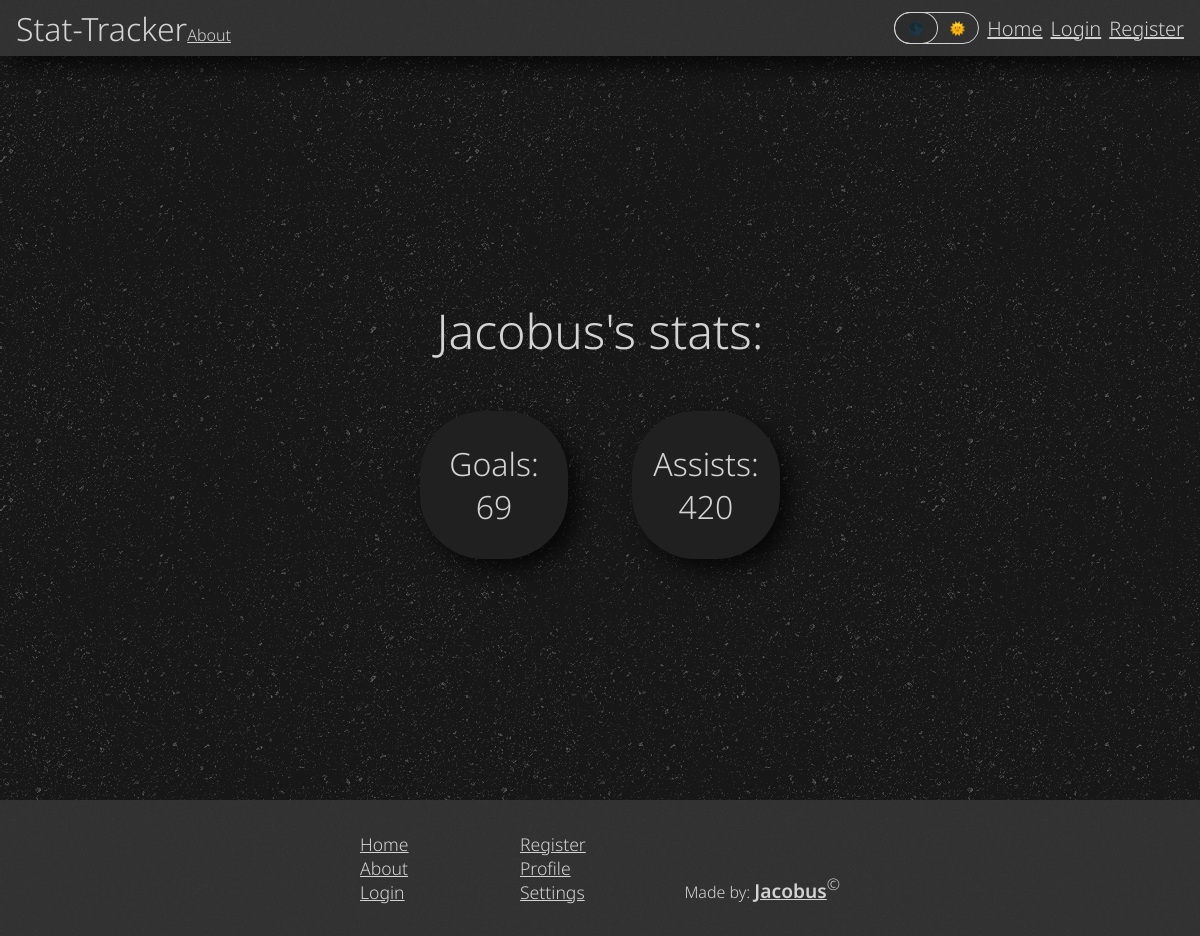
Page /pages/profile.php?user=23 on the committed database.
### tables this page shows
CREATE TABLE `users` (
  `id` int(11) NOT NULL,
  `name` varchar(40) NOT NULL,
  `email` varchar(255) NOT NULL,
  `password` varchar(255) NOT NULL,
  `goals` int(32) NOT NULL DEFAULT 0,
  `assists` int(32) NOT NULL DEFAULT 0,
  `login_token` varchar(255) DEFAULT NULL,
  `admin` int(11) NOT NULL DEFAULT 0
);

### php/user_profile.php (called while the page is built, shortened)
<?php
class Profile {
    private $conn;
    public function __construct($id) {
        $this->conn = $conn;
        try{
            $this->setUserData($id);
        }catch(Exception $e){
            return $e->getMessage();
        }
    }
    private function setUserData($id) {
        $stmt = $this->conn->prepare("SELECT * FROM users WHERE id=?");
        $result = $stmt->execute([$id]);
        $stmt->execute([$id]);
        $data = $stmt->fetchAll(PDO::FETCH_ASSOC);
        $this->name = $data[0]["name"];
        $this->goals = $data[0]["goals"];
        $this->assists = $data[0]["assists"];
    }
}
?>

### pages/profile.php (the view, shortened to what this page needs)
<?php
    require_once "../php/user_profile.php";
    $user = new User();
    if(isset($_GET["user"])){
        $profile = new Profile($_GET["user"]);
    }
?>
<!DOCTYPE html>
<html lang="en">
<head>
    <link rel="stylesheet" href="../styles/main.css">
    <link rel="stylesheet" href="../styles/stats.css">
    <link rel="stylesheet" href="../styles/profile.css">
</head>
<body>
    <?php require_once("header.php"); ?>
    <?php if(isset($profile) && !$profile){?>
        <div class="center">
            <p>User Profile Not Found</p>
            <a href="profile.php?user=<?php echo $user->id ?>" class="button">Click here to get back to your profile</a>
        </div>
    <?php }else{ ?>
        <div class="center">
            <p><?php
                if(isset($profile)){
                    print($profile->name);
                }else{
                    print($user->name);
                }
            ?>'s stats:</p>
            <div class="stat-wrapper">
                <div class="stat-card shadow" data-tilt data-tilt-glare data-tilt-max-glare="0.1">
                    <p class="stat-card-counter-text">Goals:</p>
                    <p class="stat-card-counter-number"><?php
                        if(isset($profile)){
                            print($profile->goals);
                        }else{
                            print($user->goals);
                        }
                    ?></p>
                </div>
                <div class="stat-card shadow" data-tilt data-tilt-glare data-tilt-max-glare="0.1">
                    <p class="stat-card-counter-text">Assists:</p>
                    <p class="stat-card-counter-number"><?php
                        if(isset($profile)){
                            print($profile->assists);
                        }else{
                            print($user->assists);
                        }
                    ?></p>
                </div>
            </div>
        </div>
    <?php } ?>
    <?php require_once("footer.php"); ?>
</body>
</html>

### styles/main.css (style rules this page uses)
:root { --header-color: hsl(0, 0%, 20%); --text-color: hsl(0, 0%, 83%); --background-color: hsl(0, 0%, 9%); --accent-color-1: hsl(0, 0%, 13%); --accent-color-2: hsl(0, 0%, 19%); --font: 'Noto Sans', sans-serif; --background-ashpalt-texture: url("../images/asfalt-dark.png"); }
body, html { min-height: 100vh; padding: 0; margin: 0; color: var(--text-color); background-color: var(--background-color); font-family: var(--font); font-weight: 300; display: flex; flex-direction: column; background-image: var(--background-ashpalt-texture); }
body { padding-top: 3.5rem; }
p, a, h1, h2, h3, h4, h5, h6, ul { padding: 0; margin: 0; text-decoration: none; color: inherit; }
* { box-sizing: border-box; }
.center { display: flex; flex-direction: column; align-items: center; justify-content: center; margin-bottom: 5rem; }
.shadow { box-shadow: 10px 10px 20px 0px rgba(0, 0, 0, 0.7); }

### styles/stats.css (style rules this page uses)
.stat-wrapper { width: 40%; height: fit-content; display: grid; grid-template-columns: repeat(2, 1fr); grid-template-rows: repeat(2, fit-content()); column-gap: 4rem; }
.stat-card { width: 100%; aspect-ratio: 1/1; background-color: var(--accent-color-1); border-radius: 4em; font-size: 1rem; display: grid; grid-template-rows: 1fr 1fr; }
.stat-card-counter-text, .stat-card-counter-number { justify-self: center; font-size: 3em; }
.stat-card-counter-text { align-self: flex-end; }
.stat-card-counter-number { align-self: flex-start; }

### styles/profile.css (style rules this page uses)
.center { min-height: calc(100vh - 3.5rem); padding: 0; margin: 0; }
.center > p { font-size: 3rem; margin-bottom: 3rem; }
.center > .stat-wrapper { width: 30%; }
.center > .stat-wrapper > .stat-card > p { font-size: 2rem; }

### rows in the picture
users: name "Jacobus", goals "69", assists "420"
